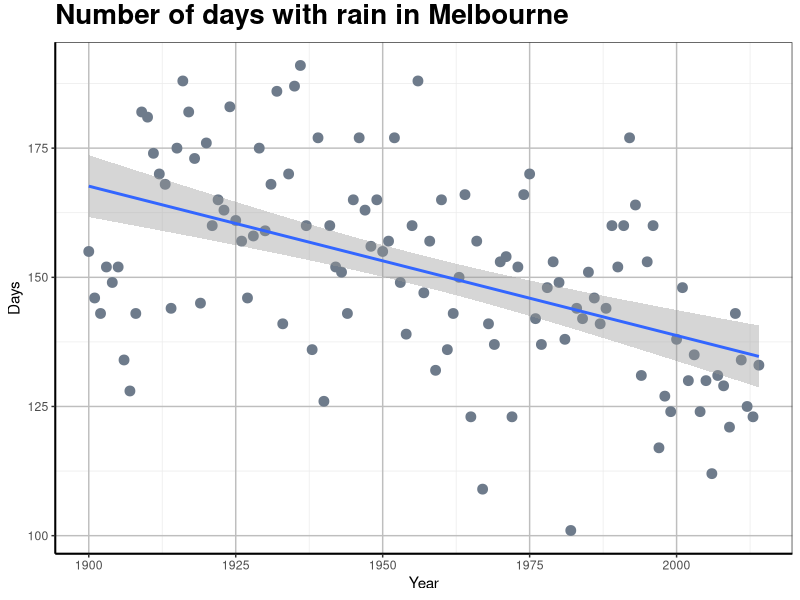
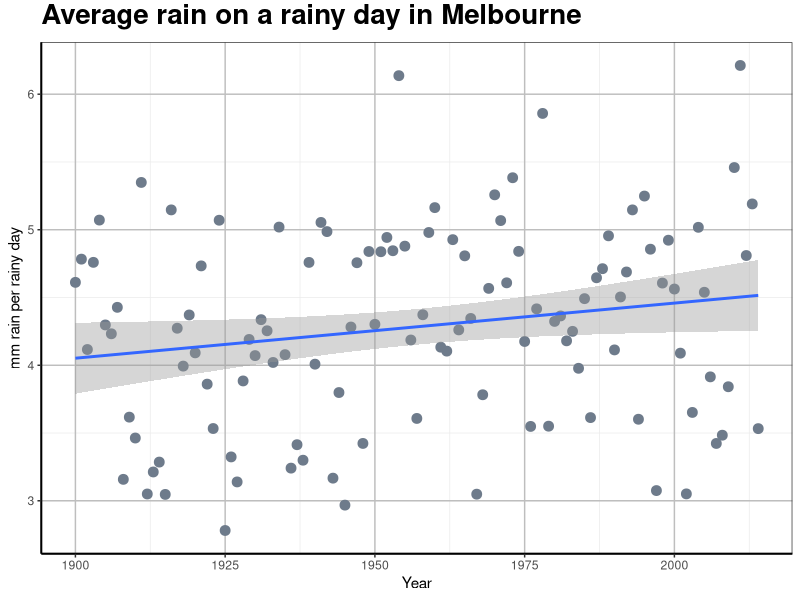

Write R code to recreate these figures, in order.
library(ggplot2)
library(dplyr)
data1<-read.csv("melbourne.csv", header = TRUE)

rain <- select(data1, everything())%>%
        filter(Year %in% 1900:2014)%>%
        group_by(Year)%>%
        filter(Rain>0)%>%
        summarise(Days =n())

rain2 <- select(data1, everything())%>%
        filter(Year %in% 1900:2014)%>%
        group_by(Year)%>%
        filter(Rain>0)%>%
        summarise(Amt = mean(Rain))


        

plot <- ggplot(rain, aes(Year,Days)) + 
        geom_point(size = 3, colour = "lightsteelblue4") + 
        geom_smooth(method = lm) + 
        #ylim(150,300) +
        theme_bw()

plot <- plot +  labs(title="Number of days with rain in Melbourne") +
        theme(plot.title = element_text(size=20, face="bold", vjust=1.5, lineheight=1.2))


plot <- plot + theme(panel.grid.major = element_line(size = 0.5, color = "grey"), axis.line = element_line(size = 0.7, color = "black"))    
plot

plot <- ggplot(rain2, aes(Year,Amt)) + 
        geom_point(size = 3, colour = "lightsteelblue4") + 
        geom_smooth(method = lm) + 
        #ylim(150,300) +
        theme_bw()

plot <- plot +  labs(y= "mm rain per rainy day", title="Average rain on a rainy day in Melbourne") +
        theme(plot.title = element_text(size=20, face="bold", vjust=1.5, lineheight=1.2))


plot <- plot + theme(panel.grid.major = element_line(size = 0.5, color = "grey"), axis.line = element_line(size = 0.7, color = "black"))    
plot